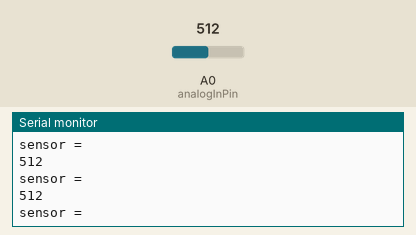
This sketch was run on a simulated Arduino Uno, built with avr-gcc and run on an emulated ATmega328P. On the bench: the last lines printed to the serial monitor. The inputs (shaded band) are chosen by the test bench; at power-on: A0 (analogInPin) = 512.

Above: at 1.2 s.
1.3 s: A0 (analogInPin) set to 992
At 2.1 s:
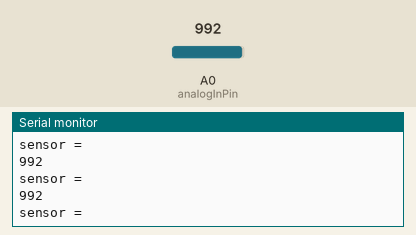
4.3 s: A0 (analogInPin) set to 1010
At 5.3 s:
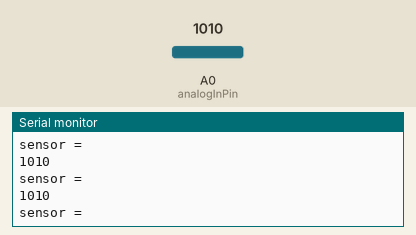
Timing chart, 0 to 7.3 s (numbered marks = the images above; inputs shaded):
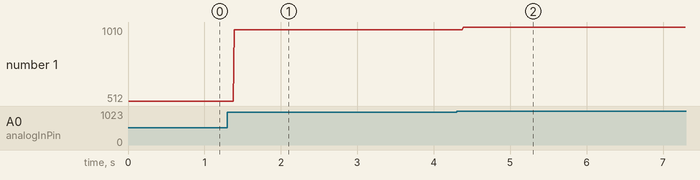

The sketch:

AnalogInput_TEST.ino
```cpp
/*
  Tests if your arduino is receiving and reading analog signals from the op-amp
  Upload the sketch, then open serial monitor to see values. Set monitor baud rate at 9600.
*/

const int analogInPin = A0;  // Analog input pin that the potentiometer is attached to

int sensorValue = 0;        // value read from the pot

void setup() {
  // initialize serial communications at 9600 bps:
  Serial.begin(9600);
}

void loop() {
  sensorValue = analogRead(analogInPin);
  // print the results to the Serial Monitor:
  Serial.println("sensor = ");
  Serial.println(sensorValue);
  // wait 2 milliseconds before the next loop for the analog-to-digital
  // converter to settle after the last reading:
  delay(2);
}
```

Measured:
- after the input at 1.3 s, the serial monitor: prints a new line after 0.09 s (image 1)
- after the input at 4.3 s, the serial monitor: prints a new line after 0.09 s (image 2)
- plotted number 1: 512 → 992 after the input at 1.3 s, 992 → 1010 after the input at 4.3 s
